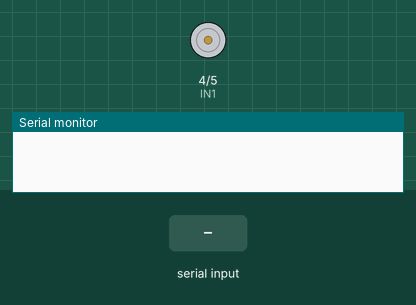
Simulated run of this sketch. Board: Arduino Uno, built with avr-gcc and run on an emulated ATmega328P. Parts: motor-driver pin pairs drawn as motors (green arrow = first pin HIGH = forward, orange = second pin HIGH = backward, longer = more drive, scaled by the enable pin), the last lines printed to the serial monitor. The test bench sets the inputs (shaded band).

Above: at 1.2 s.
1.3 s: "*move forward#" received over Serial
At 2.8 s:
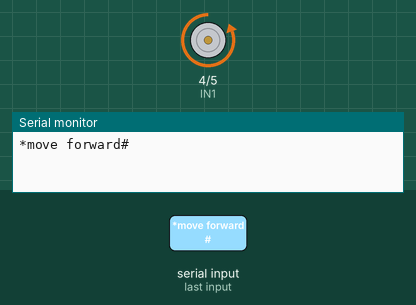
3.8 s: "*move backwards#" received over Serial
At 6.7 s:
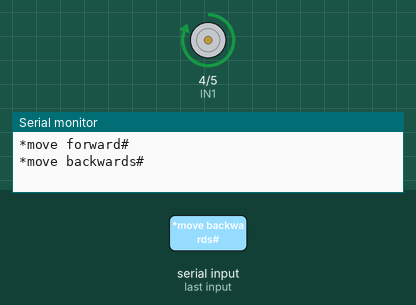
6.8 s: "1" received over Serial
At 7.3 s:
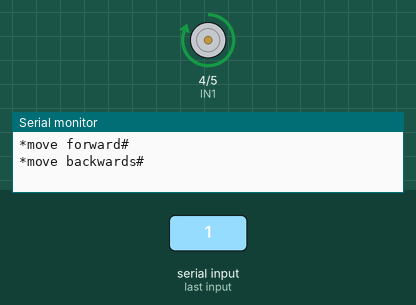
Timing chart, 0 to 9.8 s (numbered marks = the images above; inputs shaded):
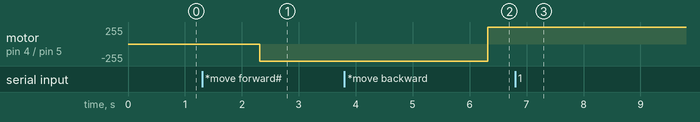

Measured:
- after the input at 1.3 s, motor on pin 4 (IN1) / pin 5 (IN2): stopped → backward 255/255 after 1.0 s
- after the input at 3.8 s, motor on pin 4 (IN1) / pin 5 (IN2): backward 255/255 → forward 255/255 after 2.5 s
- after the input at 6.8 s, motor on pin 4 (IN1) / pin 5 (IN2): stays forward 255/255 (without the input it goes to stopped after 2.5 s)

The sketch:

voiceControl_test.ino
```cpp
String command;

#define EN (3)
#define IN1 (4)
#define IN2 (5)

void setup() {
  Serial.begin(9600);

  pinMode(EN, OUTPUT);
  pinMode(IN1, OUTPUT);
  pinMode(IN2, OUTPUT);
}

void loop() {
  analogWrite(EN, 255);

  if(Serial.available()) {
    command = "";
    command = Serial.readString();
    Serial.println(command);
  }

  if(command == "*move forward#") {
    digitalWrite(IN1, LOW);
    digitalWrite(IN2, HIGH);

    delay(3000);

    command = "";
  }
  else if(command == "*move backwards#") {
    digitalWrite(IN1, HIGH);
    digitalWrite(IN2, LOW);

    delay(3000);

    command = "";
  }
  else if(command == "") {
    digitalWrite(IN1, LOW);
    digitalWrite(IN2, LOW);
  }
}
```
